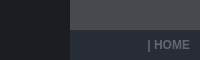
        <widget class="QFrame" name="frame_top">
         <property name="maximumSize">
          <size>
           <width>16777215</width>
           <height>60</height>
          </size>
         </property>
         <property name="styleSheet">
          <string notr="true">background-color: transparent;</string>
         </property>
         <property name="frameShape">
          <enum>QFrame::NoFrame</enum>
         </property>
         <property name="frameShadow">
          <enum>QFrame::Raised</enum>
         </property>
         <layout class="QHBoxLayout" name="horizontalLayout_3">
          <property name="spacing">
           <number>0</number>
          </property>
          <property name="leftMargin">
           <number>0</number>
          </property>
          <property name="topMargin">
           <number>0</number>
          </property>
          <property name="rightMargin">
           <number>0</number>
          </property>
          <property name="bottomMargin">
           <number>0</number>
          </property>
          <item>
           <widget class="QFrame" name="frame_toggle">
            <property name="maximumSize">
             <size>
              <width>70</width>
              <height>16777215</height>
             </size>
            </property>
            <property name="styleSheet">
             <string notr="true">background-color: rgb(27, 29, 35);</string>
            </property>
            <property name="frameShape">
             <enum>QFrame::NoFrame</enum>
            </property>
            <property name="frameShadow">
             <enum>QFrame::Raised</enum>
            </property>
            <layout class="QVBoxLayout" name="verticalLayout_3">
             <property name="spacing">
              <number>0</number>
             </property>
             <property name="leftMargin">
              <number>0</number>
             </property>
             <property name="topMargin">
              <number>0</number>
             </property>
             <property name="rightMargin">
              <number>0</number>
             </property>
             <property name="bottomMargin">
              <number>0</number>
             </property>
             <item>
              <widget class="QPushButton" name="btn_toggle_menu">
               <property name="sizePolicy">
                <sizepolicy hsizetype="Expanding" vsizetype="Expanding">
                 <horstretch>0</horstretch>
                 <verstretch>0</verstretch>
                </sizepolicy>
               </property>
               <property name="styleSheet">
                <string notr="true">QPushButton {
	background-image: url(:/24x24/icons/24x24/cil-menu.png);
	background-position: center;
	background-repeat: no-reperat;
	border: none;
	background-color: rgb(27, 29, 35);
}
QPushButton:hover {
	background-color: rgb(33, 37, 43);
}
QPushButton:pressed {	
	background-color: rgb(85, 170, 255);
}</string>
               </property>
               <property name="text">
                <string/>
               </property>
              </widget>
             </item>
            </layout>
           </widget>
          </item>
          <item>
           <widget class="QFrame" name="frame_top_right">
            <property name="styleSheet">
             <string notr="true">background: transparent;</string>
            </property>
            <property name="frameShape">
             <enum>QFrame::NoFrame</enum>
            </property>
            <property name="frameShadow">
             <enum>QFrame::Raised</enum>
            </property>
            <layout class="QVBoxLayout" name="verticalLayout_2">
             <property name="spacing">
              <number>0</number>
             </property>
             <property name="leftMargin">
              <number>0</number>
             </property>
             <property name="topMargin">
              <number>0</number>
             </property>
             <property name="rightMargin">
              <number>0</number>
             </property>
             <property name="bottomMargin">
              <number>0</number>
             </property>
             <item>
              <widget class="QFrame" name="frame_top_btns">
               <property name="maximumSize">
                <size>
                 <width>16777215</width>
                 <height>30</height>
                </size>
               </property>
               <property name="styleSheet">
                <string notr="true">background-color: rgba(33, 37, 43, 150);</string>
               </property>
               <property name="frameShape">
                <enum>QFrame::NoFrame</enum>
               </property>
               <property name="frameShadow">
                <enum>QFrame::Raised</enum>
               </property>
               <layout class="QHBoxLayout" name="horizontalLayout_4">
                <property name="spacing">
                 <number>0</number>
                </property>
                <property name="leftMargin">
                 <number>0</number>
                </property>
                <property name="topMargin">
                 <number>0</number>
                </property>
                <property name="rightMargin">
                 <number>0</number>
                </property>
                <property name="bottomMargin">
                 <number>0</number>
                </property>
                <item>
                 <widget class="QFrame" name="frame_label_top_btns">
                  <property name="frameShape">
                   <enum>QFrame::NoFrame</enum>
                  </property>
                  <property name="frameShadow">
                   <enum>QFrame::Raised</enum>
                  </property>
                  <layout class="QHBoxLayout" name="horizontalLayout_10">
                   <property name="spacing">
                    <number>0</number>
                   </property>
                   <property name="leftMargin">
                    <number>8</number>
                   </property>
                   <property name="topMargin">
                    <number>0</number>
                   </property>
                   <property name="rightMargin">
                    <number>10</number>
                   </property>
                   <property name="bottomMargin">
                    <number>0</number>
                   </property>
                   <item>
                    <widget class="QLabel" name="label_title_bar_top">
                     <property name="font">
                      <font>
                       <family>Segoe UI</family>
                       <pointsize>10</pointsize>
                       <weight>75</weight>
                       <bold>true</bold>
                      </font>
                     </property>
                     <property name="styleSheet">
                      <string notr="true">background: transparent;
margin-left: 5px;</string>
                     </property>
                     <property name="text">
                      <string/>
                     </property>
                    </widget>
                   </item>
                  </layout>
                 </widget>
                </item>
                <item>
                 <widget class="QFrame" name="frame_btns_right">
                  <property name="maximumSize">
                   <size>
                    <width>120</width>
                    <height>16777215</height>
                   </size>
                  </property>
                  <property name="frameShape">
                   <enum>QFrame::NoFrame</enum>
                  </property>
                  <property name="frameShadow">
                   <enum>QFrame::Raised</enum>
                  </property>
                  <layout class="QHBoxLayout" name="horizontalLayout_5">
                   <property name="spacing">
                    <number>0</number>
                   </property>
                   <property name="leftMargin">
                    <number>0</number>
                   </property>
                   <property name="topMargin">
                    <number>0</number>
                   </property>
                   <property name="rightMargin">
                    <number>0</number>
                   </property>
                   <property name="bottomMargin">
                    <number>0</number>
                   </property>
                   <item>
                    <widget class="QPushButton" name="btn_minimize">
                     <property name="sizePolicy">
                      <sizepolicy hsizetype="Minimum" vsizetype="Expanding">
                       <horstretch>0</horstretch>
                       <verstretch>0</verstretch>
                      </sizepolicy>
                     </property>
                     <property name="toolTip">
                      <string>Minimize</string>
                     </property>
                     <property name="styleSheet">
                      <string notr="true">QPushButton {	
	border: none;
	background-color: transparent;
}
QPushButton:hover {
	background-color: rgb(44, 49, 60)
}
QPushButton:pressed {	
	background-color: rgb(85, 170, 255);
}</string>
                     </property>
                     <property name="text">
                      <string/>
                     </property>
                     <property name="icon">
                      <iconset resource="files.qrc">
                       <normaloff>:/16x16/icons/16x16/cil-window-minimize.png</normaloff>:/16x16/icons/16x16/cil-window-minimize.png</iconset>
                     </property>
                    </widget>
                   </item>
                   <item>
                    <widget class="QPushButton" name="btn_maximize_restore">
                     <property name="sizePolicy">
                      <sizepolicy hsizetype="Minimum" vsizetype="Expanding">
                       <horstretch>0</horstretch>
                       <verstretch>0</verstretch>
                      </sizepolicy>
                     </property>
                     <property name="toolTip">
                      <string>Maximize</string>
                     </property>
                     <property name="styleSheet">
                      <string notr="true">QPushButton {	
	border: none;
	background-color: transparent;
}
QPushButton:hover {
	background-color: rgb(44, 49, 60)
}
QPushButton:pressed {	
	background-color: rgb(85, 170, 255);
}</string>
                     </property>
                     <property name="text">
                      <string/>
                     </property>
                     <property name="icon">
                      <iconset resource="files.qrc">
                       <normaloff>:/16x16/icons/16x16/cil-window-maximize.png</normaloff>:/16x16/icons/16x16/cil-window-maximize.png</iconset>
                     </property>
                    </widget>
                   </item>
                   <item>
                    <widget class="QPushButton" name="btn_close">
                     <property name="sizePolicy">
                      <sizepolicy hsizetype="Minimum" vsizetype="Expanding">
                       <horstretch>0</horstretch>
                       <verstretch>0</verstretch>
                      </sizepolicy>
                     </property>
                     <property name="toolTip">
                      <string>Close</string>
                     </property>
                     <property name="styleSheet">
                      <string notr="true">QPushButton {	
	border: none;
	background-color: transparent;
}
QPushButton:hover {
	background-color: rgb(44, 49, 60)
}
QPushButton:pressed {	
	background-color: rgb(85, 170, 255);
}</string>
                     </property>
                     <property name="text">
                      <string/>
                     </property>
                     <property name="icon">
                      <iconset resource="files.qrc">
                       <normaloff>:/16x16/icons/16x16/cil-x.png</normaloff>:/16x16/icons/16x16/cil-x.png</iconset>
                     </property>
                    </widget>
                   </item>
                  </layout>
                 </widget>
                </item>
               </layout>
              </widget>
             </item>
             <item>
              <widget class="QFrame" name="frame_top_info">
               <property name="styleSheet">
                <string notr="true">background-color: rgb(39, 44, 54);</string>
               </property>
               <property name="frameShape">
                <enum>QFrame::NoFrame</enum>
               </property>
               <property name="frameShadow">
                <enum>QFrame::Raised</enum>
               </property>
               <layout class="QHBoxLayout" name="horizontalLayout_8">
                <property name="spacing">
                 <number>0</number>
                </property>
                <property name="leftMargin">
                 <number>10</number>
                </property>
                <property name="topMargin">
                 <number>0</number>
                </property>
                <property name="rightMargin">
                 <number>10</number>
                </property>
                <property name="bottomMargin">
                 <number>0</number>
                </property>
                <item>
                 <widget class="QLabel" name="label_top_info_1">
                  <property name="font">
                   <font>
                    <family>Segoe UI</family>
                   </font>
                  </property>
                  <property name="styleSheet">
                   <string notr="true">color: rgb(98, 103, 111);</string>
                  </property>
                  <property name="text">
                   <string/>
                  </property>
                 </widget>
                </item>
                <item>
                 <widget class="QLabel" name="label_top_info_2">
                  <property name="minimumSize">
                   <size>
                    <width>0</width>
                    <height>0</height>
                   </size>
                  </property>
                  <property name="maximumSize">
                   <size>
                    <width>250</width>
                    <height>16777215</height>
                   </size>
                  </property>
                  <property name="font">
                   <font>
                    <family>Segoe UI</family>
                    <weight>75</weight>
                    <bold>true</bold>
                   </font>
                  </property>
                  <property name="styleSheet">
                   <string notr="true">color: rgb(98, 103, 111);</string>
                  </property>
                  <property name="text">
                   <string>| HOME</string>
                  </property>
                  <property name="alignment">
                   <set>Qt::AlignRight|Qt::AlignTrailing|Qt::AlignVCenter</set>
                  </property>
                 </widget>
                </item>
               </layout>
              </widget>
             </item>
            </layout>
           </widget>
          </item>
         </layout>
        </widget>
